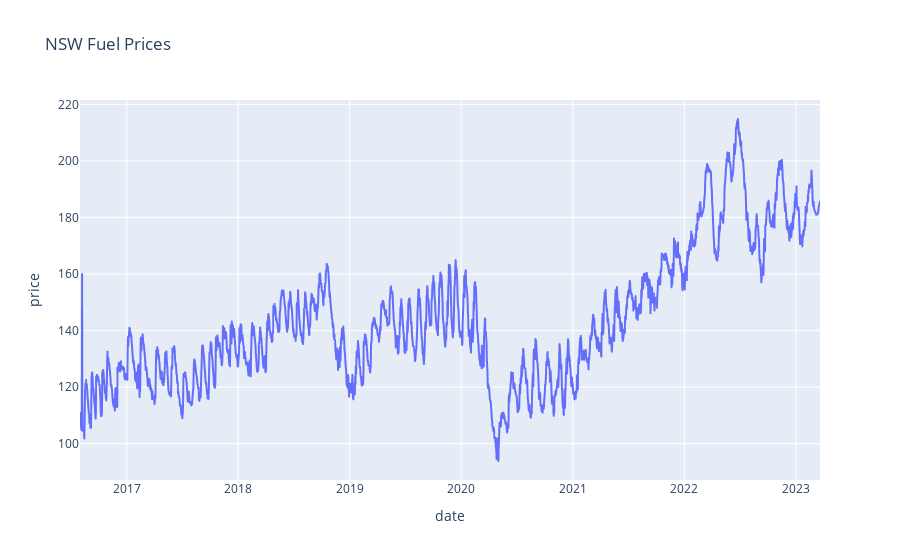

The code cell stored with this chart in its notebook:
### Code cell
fig = px.line(df_all, x='date', y='price', title="NSW Fuel Prices")
fig.show()

### Figure 1 — Plotly figure (JSON) as saved in the notebook; plotly's stock layout.template omitted (floating-point values rounded to 4 significant figures; data arrays with more than 128 entries replaced by an {"elided": "..."} marker saying what was removed)
{"data": [{"hovertemplate": "date=%{x}<br>price=%{y}<extra></extra>", "legendgroup": "", "line": {"color": "#636efa", "dash": "solid"}, "marker": {"symbol": "circle"}, "mode": "lines", "name": "", "showlegend": false, "type": "scattergl", "x": {"elided": "2424 str values"}, "xaxis": "x", "y": {"elided": "2424 float values"}, "yaxis": "y"}], "layout": {"legend": {"tracegroupgap": 0}, "title": {"text": "NSW Fuel Prices"}, "xaxis": {"anchor": "y", "domain": [0, 1], "title": {"text": "date"}}, "yaxis": {"anchor": "x", "domain": [0, 1], "title": {"text": "price"}}}}
